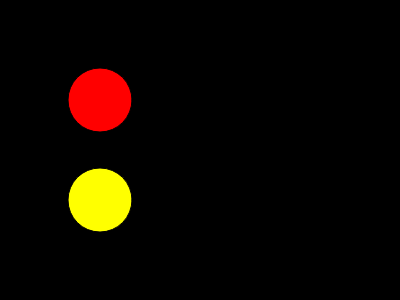
Frame 1 (no input)
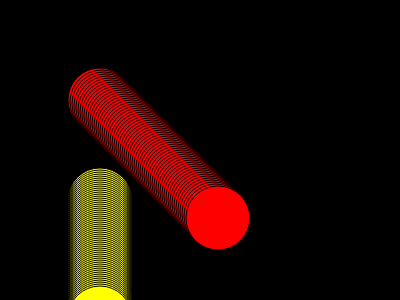
Frame 60 (no input)
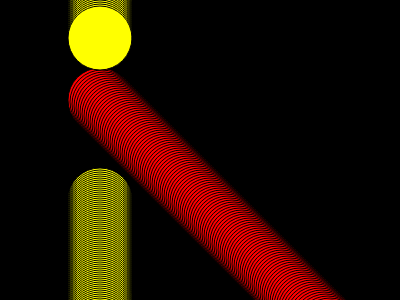
Frame 120 (the mouse pressed at the canvas centre since frame 60)

The p5.js sketch that drew these frames (run headless with seeded random() and noise() and a simulated clock; from frame 60 on, the mouse is pressed at the canvas centre):

// p5.js sketch
// ── sketch.js
// https://editor.p5js.org/jht9629-nyu/sketches/N5pj99g-N
// two circles object literal

let cir1 = { x: 100, y: 100, c: "red", sx: 2, sy: 2 };

let cir2 = { x: 100, y: 200, c: "yellow", sx: 0, sy: 2 };

//   c: [255, 0, 0, 10], // [red,green,blue,alpha],

function setup() {
  createCanvas(400, 300);
  background(0);
  // noStroke()
}

function draw() {
  fill(cir1.c);
  circle(cir1.x, cir1.y, 64);
  cir1.x = (cir1.x + cir1.sx) % width;
  cir1.y = (cir1.y + cir1.sy) % width;

  fill(cir2.c);
  circle(cir2.x, cir2.y, 64);
  cir2.x = (cir2.x + cir2.sx) % width;
  cir2.y = (cir2.y + cir2.sy) % width;
}

// function mousePressed() {
//   circleX = 0;
// }

// https://editor.p5js.org/jht1493/sketches/LpHeTo9Hl
// circleX circleY

// Make Your Own (Make Your Own Variable)
// Code! Programming with p5.js
// The Coding Train / Daniel Shiffman
// https://thecodingtrain.com/beginners/p5js/2.2-make-your-own.html
// https://youtu.be/dRhXIIFp-ys

// Make Your Own Variable: https://editor.p5js.org/codingtrain/sketches/xPXNdPy17
// Growing Circle Exercise: https://editor.p5js.org/codingtrain/sketches/ehbMJ-otC
